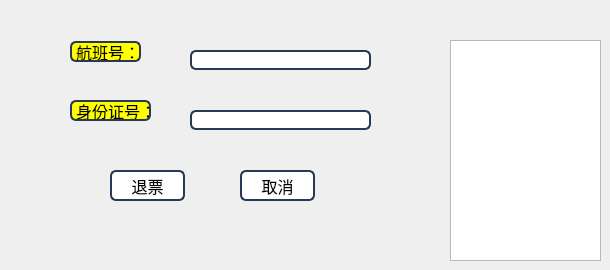
       <widget class="QWidget" name="tab_26">
        <attribute name="title">
         <string>自主退票</string>
        </attribute>
        <widget class="QLineEdit" name="lineEdit_61">
         <property name="geometry">
          <rect>
           <x>190</x>
           <y>110</y>
           <width>181</width>
           <height>20</height>
          </rect>
         </property>
         <property name="font">
          <font>
           <family>微软雅黑</family>
           <pointsize>10</pointsize>
          </font>
         </property>
         <property name="styleSheet">
          <string notr="true">border: 2px solid rgb(41,57,85);
border-radius:6px;
background:white;
selection-background-color:green;</string>
         </property>
        </widget>
        <widget class="QLabel" name="label_74">
         <property name="geometry">
          <rect>
           <x>70</x>
           <y>100</y>
           <width>81</width>
           <height>21</height>
          </rect>
         </property>
         <property name="font">
          <font>
           <family>微软雅黑</family>
           <pointsize>12</pointsize>
          </font>
         </property>
         <property name="styleSheet">
          <string notr="true">border: 2px solid rgb(41,57,85);
border-radius:6px;
background:yellow;
selection-background-color:green;</string>
         </property>
         <property name="text">
          <string>身份证号：</string>
         </property>
        </widget>
        <widget class="QLabel" name="label_75">
         <property name="geometry">
          <rect>
           <x>70</x>
           <y>41</y>
           <width>71</width>
           <height>21</height>
          </rect>
         </property>
         <property name="font">
          <font>
           <family>微软雅黑</family>
           <pointsize>12</pointsize>
          </font>
         </property>
         <property name="styleSheet">
          <string notr="true">border: 2px solid rgb(41,57,85);
border-radius:6px;
background:yellow;
selection-background-color:green;</string>
         </property>
         <property name="text">
          <string>航班号：</string>
         </property>
        </widget>
        <widget class="QLineEdit" name="lineEdit_64">
         <property name="geometry">
          <rect>
           <x>190</x>
           <y>50</y>
           <width>181</width>
           <height>20</height>
          </rect>
         </property>
         <property name="font">
          <font>
           <family>微软雅黑</family>
           <pointsize>10</pointsize>
          </font>
         </property>
         <property name="styleSheet">
          <string notr="true">border: 2px solid rgb(41,57,85);
border-radius:6px;
background:white;
selection-background-color:green;</string>
         </property>
        </widget>
        <widget class="QPushButton" name="pushButton_74">
         <property name="geometry">
          <rect>
           <x>240</x>
           <y>170</y>
           <width>75</width>
           <height>31</height>
          </rect>
         </property>
         <property name="font">
          <font>
           <family>微软雅黑</family>
           <pointsize>12</pointsize>
          </font>
         </property>
         <property name="styleSheet">
          <string notr="true">border: 2px solid rgb(41,57,85);
border-radius:6px;
background:white;
selection-background-color:green;</string>
         </property>
         <property name="text">
          <string>取消</string>
         </property>
        </widget>
        <widget class="QPushButton" name="pushButton_75">
         <property name="geometry">
          <rect>
           <x>110</x>
           <y>170</y>
           <width>75</width>
           <height>31</height>
          </rect>
         </property>
         <property name="font">
          <font>
           <family>微软雅黑</family>
           <pointsize>12</pointsize>
          </font>
         </property>
         <property name="styleSheet">
          <string notr="true">border: 2px solid rgb(41,57,85);
border-radius:6px;
background:white;
selection-background-color:green;</string>
         </property>
         <property name="text">
          <string>退票</string>
         </property>
        </widget>
        <widget class="QGraphicsView" name="graphicsView_18">
         <property name="geometry">
          <rect>
           <x>450</x>
           <y>40</y>
           <width>151</width>
           <height>221</height>
          </rect>
         </property>
         <property name="styleSheet">
          <string notr="true">border-image: url(:/photo/snap2018-05-21-16-52-17.png);</string>
         </property>
        </widget>
       </widget>
